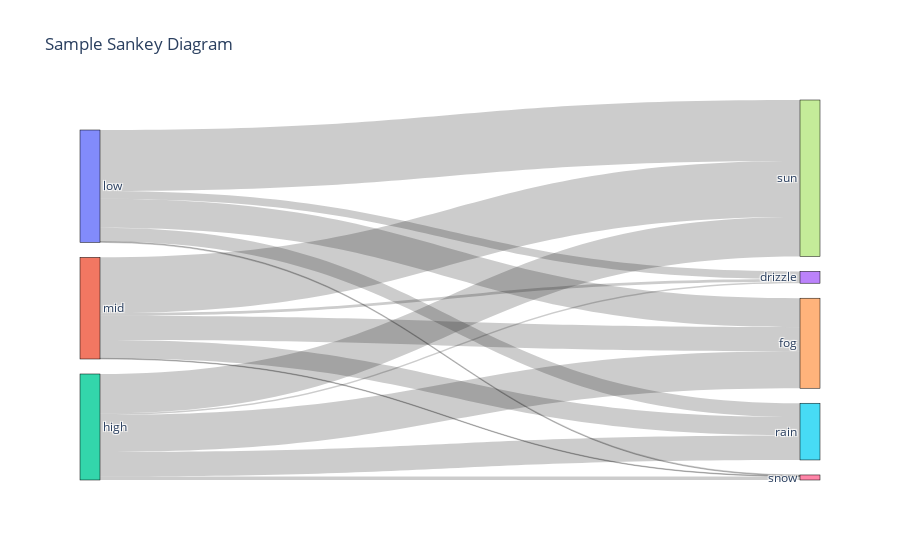

This figure's notebook cell:
### Code cell
# 5 Solution (b)
import plotly.graph_objects as go

# the labels 
labels = ['low', 'mid', 'high', 'drizzle', 'fog', 'rain', 'snow', 'sun']
print(labels)

# this code is copied from the example given by professor and the varables were changed.
label_to_index = {label: i for i, label in enumerate(labels)}

fig = go.Figure(data=[go.Sankey(
    node=dict(
        pad=15,
        thickness=20,
        line=dict(color="black", width=0.5),
        label = labels
    ),
    link=dict(
        source=count_table['wind_group'].map(label_to_index),
        target=count_table["weather_type"].map(label_to_index),
        value=count_table["counts"]
    )
)])

# Update the layout and show the diagram
fig.update_layout(title_text="Sample Sankey Diagram")
fig.show()

### Figure 1 — Plotly figure (JSON) as saved in the notebook; plotly's stock layout.template omitted (floating-point values rounded to 4 significant figures)
{"data": [{"link": {"source": [0, 0, 0, 0, 0, 1, 1, 1, 1, 1, 2, 2, 2, 2, 2], "target": [3, 4, 5, 6, 7, 3, 4, 5, 6, 7, 3, 4, 5, 6, 7], "value": [35, 132, 63, 4, 279, 12, 110, 84, 3, 255, 7, 169, 112, 16, 180]}, "node": {"label": ["low", "mid", "high", "drizzle", "fog", "rain", "snow", "sun"], "line": {"color": "black", "width": 0.5}, "pad": 15, "thickness": 20}, "type": "sankey"}], "layout": {"title": {"text": "Sample Sankey Diagram"}}}
